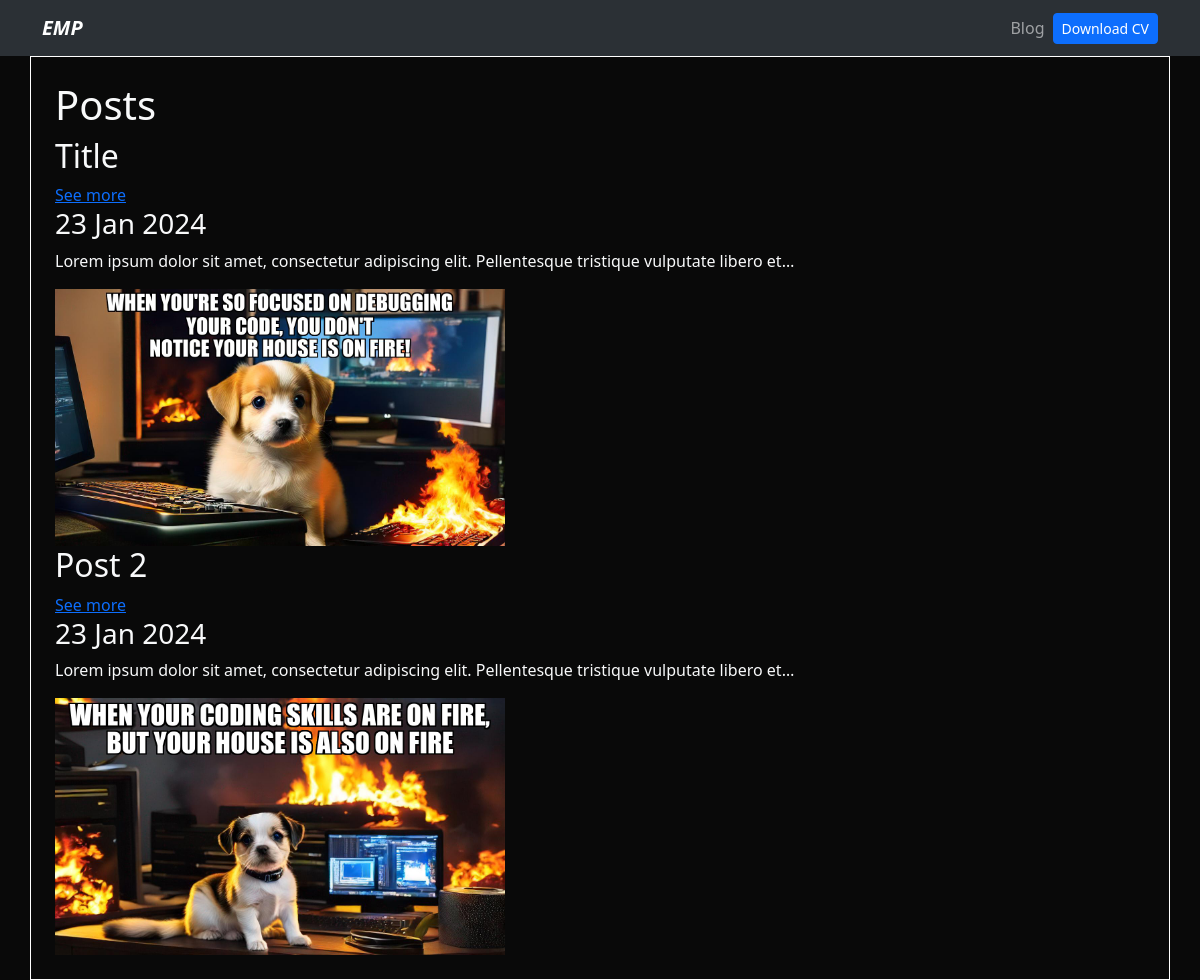
Screenshot of /blog/ with the database file from the repository.
### blog/models.py (models this page shows)
class Post(models.Model):
    title = CharField(max_length=100)
    description = TextField(default = 'Default description')
    image = ImageField(upload_to="blog/images/")
    date = DateField(datetime.date.today)

### blog/views.py (the view)
# urls.py: path("", render_posts, name="posts"),
def render_posts(request):
    posts = Post.objects.all()
    return render(request, "posts.html", {"posts": posts})

### blog/templates/posts.html
{% extends 'layout.html' %}
{% block content %}
<h1>Posts</h1>
{% for post in posts %}
<h2>{{post.title}}</h2>
<a href="{% url 'blog:post_details' post.id %}">See more</a>
<h3>{{post.date|date:'d M Y'}}</h3>
<p>{{post.description| truncatechars:100}}</p>
<img src="{{post.image.url}}" alt="{{post.title}}">
{% endfor %}
{% endblock %}

### portfolio/static/main.css (style rules this page uses)
body { background-color: #090909; }
div.container.p-4 img { max-width: 450px; max-height: 450px; }

### rows the page displays
Post: title "Title", date "23 Jan 2024", description "Lorem ipsum dolor sit amet, consectetur adipiscing elit. Pellentesque tristique vulputate libero et…", image (picture)
Post: title "Post 2", date "23 Jan 2024", description "Lorem ipsum dolor sit amet, consectetur adipiscing elit. Pellentesque tristique vulputate libero et…", image (picture)
